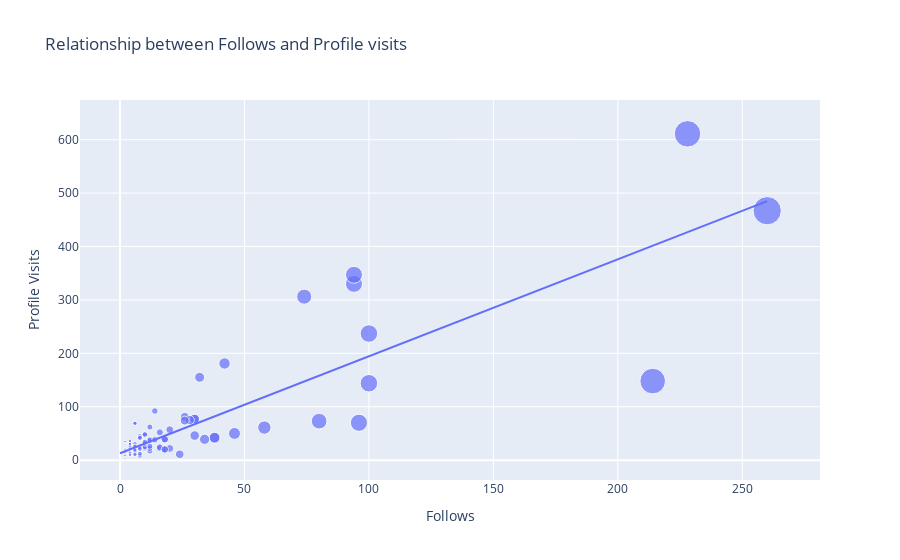

The notebook cell this image was saved under:
### Code cell
figure=px.scatter(df,x="Follows",y="Profile Visits",size="Follows",
                  trendline="ols",title="Relationship between Follows and Profile visits ")
figure.show()

### Figure 1 — Plotly figure (JSON) as saved in the notebook; plotly's stock layout.template omitted (floating-point values rounded to 4 significant figures)
{"data": [{"hovertemplate": "Follows=%{marker.size}<br>Profile Visits=%{y}<extra></extra>", "legendgroup": "", "marker": {"color": "#636efa", "size": [2, 10, 12, 8, 0, 2, 0, 6, 4, 6, 4, 0, 2, 4, 42, 6, 2, 2, 30, 0, 0, 24, 100, 2, 4, 6, 6, 6, 2, 2, 20, 2, 4, 8, 26, 2, 2, 4, 0, 2, 94, 8, 18, 10, 4, 4, 4, 4, 18, 38, 10, 12, 4, 4, 74, 0, 6, 6, 0, 6, 12, 10, 8, 8, 46, 12, 10, 94, 6, 10, 6, 4, 12, 16, 12, 8, 32, 8, 16, 6, 10, 10, 6, 2, 2, 30, 0, 4, 4, 18, 38, 10, 2, 4, 6, 6, 6, 2, 2, 14, 8, 14, 28, 18, 12, 34, 26, 260, 16, 96, 20, 30, 58, 100, 80, 18, 10, 214, 228], "sizemode": "area", "sizeref": 0.65, "symbol": "circle"}, "mode": "markers", "name": "", "orientation": "v", "showlegend": false, "type": "scatter", "x": [2, 10, 12, 8, 0, 2, 0, 6, 4, 6, 4, 0, 2, 4, 42, 6, 2, 2, 30, 0, 0, 24, 100, 2, 4, 6, 6, 6, 2, 2, 20, 2, 4, 8, 26, 2, 2, 4, 0, 2, 94, 8, 18, 10, 4, 4, 4, 4, 18, 38, 10, 12, 4, 4, 74, 0, 6, 6, 0, 6, 12, 10, 8, 8, 46, 12, 10, 94, 6, 10, 6, 4, 12, 16, 12, 8, 32, 8, 16, 6, 10, 10, 6, 2, 2, 30, 0, 4, 4, 18, 38, 10, 2, 4, 6, 6, 6, 2, 2, 14, 8, 14, 28, 18, 12, 34, 26, 260, 16, 96, 20, 30, 58, 100, 80, 18, 10, 214, 228], "xaxis": "x", "y": [35, 48, 62, 23, 8, 9, 26, 12, 36, 31, 29, 15, 8, 20, 181, 17, 16, 21, 77, 10, 9, 11, 144, 14, 10, 19, 69, 11, 19, 9, 57, 13, 11, 24, 81, 4, 7, 14, 18, 8, 330, 21, 19, 32, 19, 21, 14, 30, 39, 42, 31, 20, 12, 22, 306, 13, 26, 16, 15, 15, 39, 21, 8, 45, 50, 37, 25, 347, 26, 48, 16, 26, 17, 52, 22, 41, 155, 12, 22, 20, 23, 25, 17, 16, 21, 77, 10, 14, 30, 39, 42, 31, 14, 10, 19, 69, 11, 19, 9, 38, 42, 92, 75, 21, 26, 39, 74, 467, 24, 70, 22, 46, 61, 237, 73, 20, 34, 148, 611], "yaxis": "y"}, {"hovertemplate": "<b>OLS trendline</b><br>Profile Visits = 1.81566 * Follows + 12.9355<br>R<sup>2</sup>=0.727868<br><br>Follows=%{x}<br>Profile Visits=%{y} <b>(trend)</b><extra></extra>", "legendgroup": "", "marker": {"color": "#636efa", "symbol": "circle"}, "mode": "lines", "name": "", "showlegend": false, "type": "scatter", "x": [0, 0, 0, 0, 0, 0, 0, 0, 0, 2, 2, 2, 2, 2, 2, 2, 2, 2, 2, 2, 2, 2, 2, 2, 2, 2, 4, 4, 4, 4, 4, 4, 4, 4, 4, 4, 4, 4, 4, 4, 4, 4, 6, 6, 6, 6, 6, 6, 6, 6, 6, 6, 6, 6, 6, 6, 6, 6, 8, 8, 8, 8, 8, 8, 8, 8, 10, 10, 10, 10, 10, 10, 10, 10, 10, 10, 12, 12, 12, 12, 12, 12, 12, 14, 14, 16, 16, 16, 18, 18, 18, 18, 18, 20, 20, 24, 26, 26, 28, 30, 30, 30, 32, 34, 38, 38, 42, 46, 58, 74, 80, 94, 94, 96, 100, 100, 214, 228, 260], "xaxis": "x", "y": [12.94, 12.94, 12.94, 12.94, 12.94, 12.94, 12.94, 12.94, 12.94, 16.57, 16.57, 16.57, 16.57, 16.57, 16.57, 16.57, 16.57, 16.57, 16.57, 16.57, 16.57, 16.57, 16.57, 16.57, 16.57, 16.57, 20.2, 20.2, 20.2, 20.2, 20.2, 20.2, 20.2, 20.2, 20.2, 20.2, 20.2, 20.2, 20.2, 20.2, 20.2, 20.2, 23.83, 23.83, 23.83, 23.83, 23.83, 23.83, 23.83, 23.83, 23.83, 23.83, 23.83, 23.83, 23.83, 23.83, 23.83, 23.83, 27.46, 27.46, 27.46, 27.46, 27.46, 27.46, 27.46, 27.46, 31.09, 31.09, 31.09, 31.09, 31.09, 31.09, 31.09, 31.09, 31.09, 31.09, 34.72, 34.72, 34.72, 34.72, 34.72, 34.72, 34.72, 38.35, 38.35, 41.99, 41.99, 41.99, 45.62, 45.62, 45.62, 45.62, 45.62, 49.25, 49.25, 56.51, 60.14, 60.14, 63.77, 67.41, 67.41, 67.41, 71.04, 74.67, 81.93, 81.93, 89.19, 96.46, 118.2, 147.3, 158.2, 183.6, 183.6, 187.2, 194.5, 194.5, 401.5, 426.9, 485.0], "yaxis": "y"}], "layout": {"legend": {"itemsizing": "constant", "tracegroupgap": 0}, "title": {"text": "Relationship between Follows and Profile visits "}, "xaxis": {"anchor": "y", "domain": [0, 1], "title": {"text": "Follows"}}, "yaxis": {"anchor": "x", "domain": [0, 1], "title": {"text": "Profile Visits"}}}}
